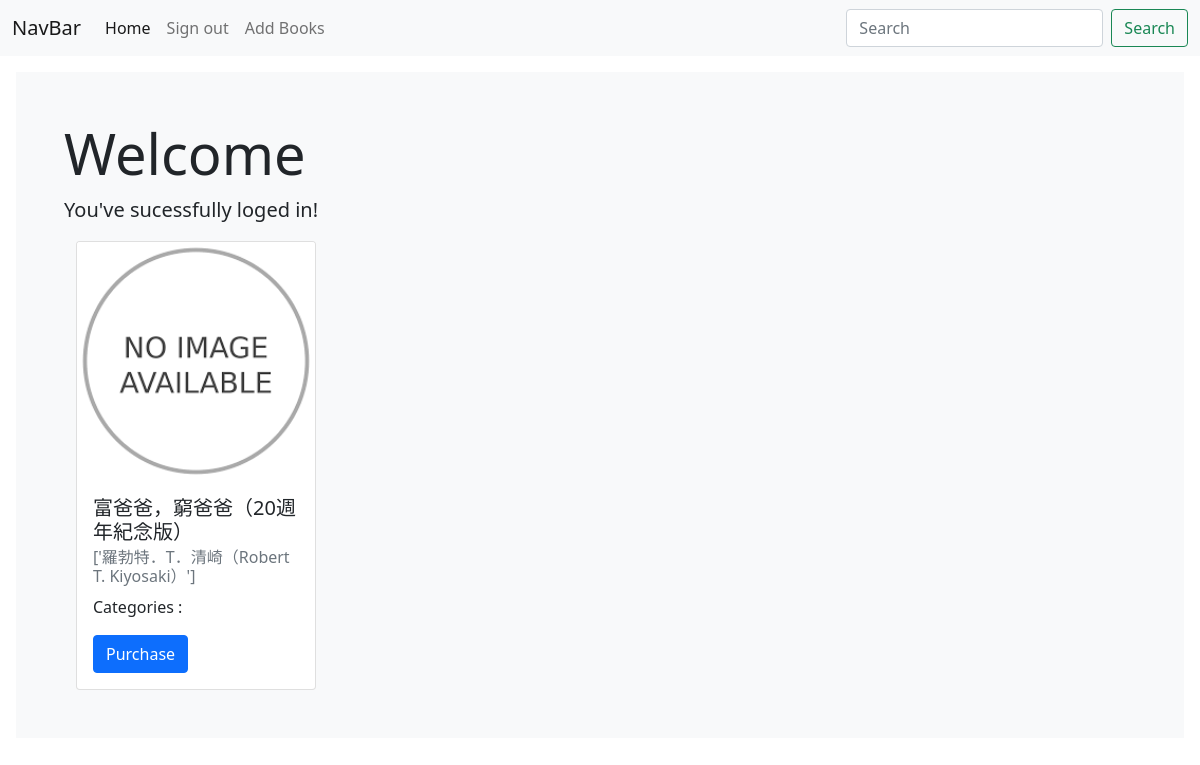
Before: /users/Welcome (signed in) with the older database file.
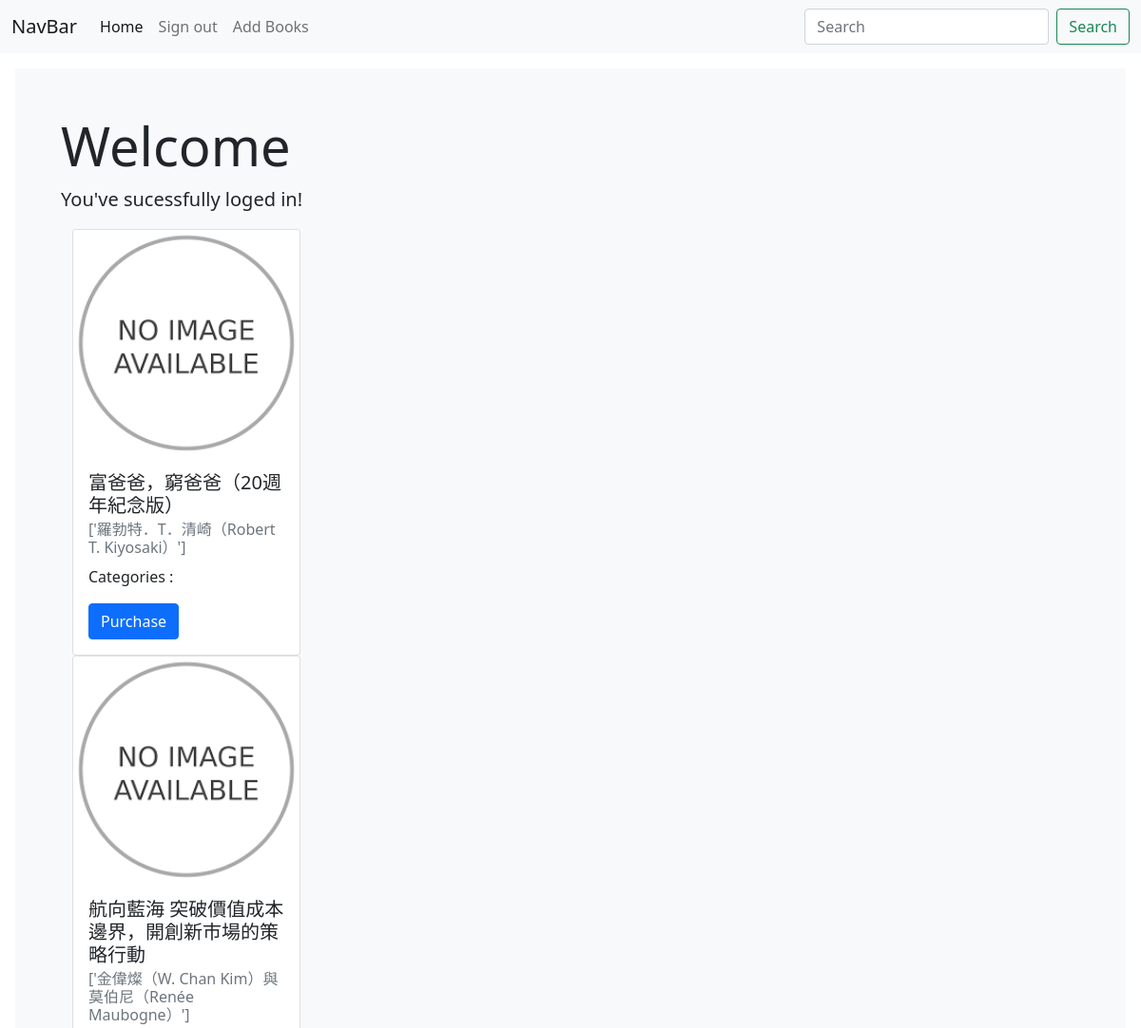
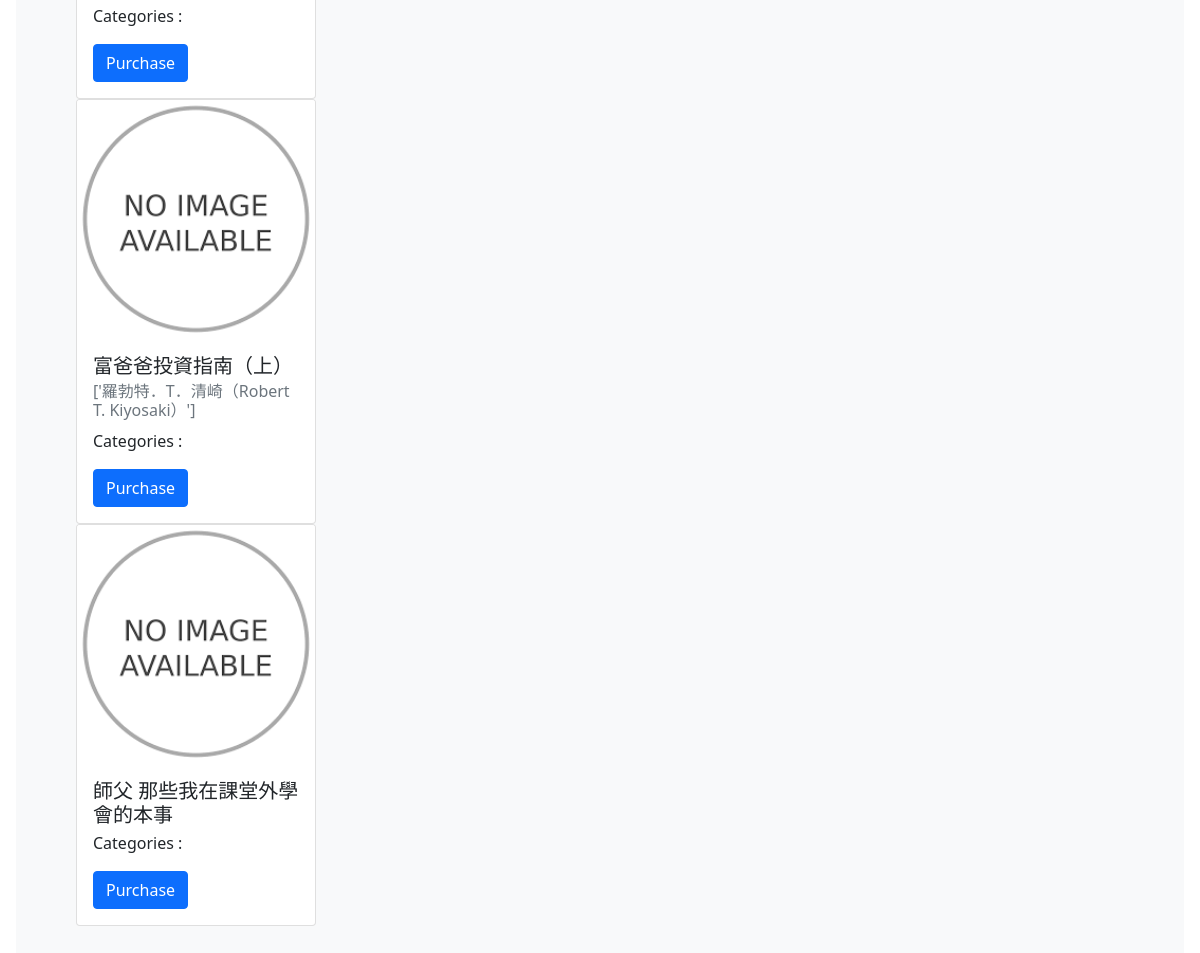
After: the same page with the newer database file (2 pictures, top to bottom).
### lib_project/models.py (models this page shows, shortened)
class Books(db.Model):
    __tablename__ = 'books'
    B_id = db.Column(db.Integer, primary_key = True)
    ISBN_10 = db.Column(db.Integer)
    ISBN_13 = db.Column(db.Integer)
    title = db.Column(db.Text)
    img_url = db.Column(db.Text)
    authors = db.Column(db.Text)
    purchase_url = db.Column(db.Text)
    published_date = db.Column(db.Text)
    created_time = db.Column(db.DateTime, default=datetime.now, nullable=False)
    users_owned = db.relationship("Owned_Books",backref='books')

### lib_project/users/views.py (the view)
@users_blueprints.route('/Welcome', methods=['GET','POST'])
@login_required
def user_page():
    U_id = session['user_U_id']
    user = Users.query.filter_by(U_id=U_id).first()
    owned_books_id = user.get_books()
    owned_books = Books.query.filter(
        Books.B_id.in_(owned_books_id)
    )
    owned_books = [vars(b) for b in owned_books]
    return render_template('user_page.html', owned_books = owned_books)

### lib_project/models.py (called while the page is built)
@login_manager.user_loader
def load_user(user_id):
    return Users.query.get(user_id)

    def get_books(self):
        books = []
        for book in self.owned_books:
            books.append(book.B_id)
        return books

### lib_project/users/templates/users/user_page.html
{% extends "base.html" %}
{% block content %}
<div class="bg-light p-5 rounded-lg m-3">
    <h1 class="display-4">Welcome</h1>
    <p class="lead">You've sucessfully loged in!</p>
    <div class="container">
        <div class="row row-cols-3" style=" display: flex; flex-wrap: wrap;">
            {% for book in owned_books %}
            <div class="col">
                <div class="card " style="width: 20vw;">
                    <img src="{{book['img_url']}}" class="card-img-top" alt="Image not found" onerror="this.onerror=null;this.src='imageNotFound.png';" style=" width: 100%;  height: auto; object-fit: cover;">
                    <div class="card-body">
                    <h5 class="card-title">{{book['title']}}</h5>
                    <h6 class="card-subtitle mb-2 text-muted">{{book['authors']}}</h6>
                    <p class="card-text">Categories : {{book['categories']}}</p>
                    <div class="row">
                        <div class="col">
                            <a href="{{book['purchase_link']}}" class="btn btn-primary">Purchase </a>
                        </div>
                    </div>
                </div>
            </div>
            {% endfor %}
        </div>
    </div>
</div>
{% endblock %}

### lib_project/templates/base.html (shortened to what this page needs)
<!DOCTYPE html>
<html lang="en">
<head>
    <link href="https://cdn.jsdelivr.net/npm/bootstrap@5.0.0-beta3/dist/css/bootstrap.min.css" rel="stylesheet">
</head>
<body>
    <nav class="navbar navbar-expand-lg navbar-light bg-light">
        <div class="container-fluid">
          <a class="navbar-brand" href="{{url_for('index') }}">
            NavBar
          </a>
          <div class="collapse navbar-collapse" id="navbarSupportedContent">
            <ul class="navbar-nav me-auto mb-2 mb-lg-0">
              {% if current_user.is_authenticated %}
              <li class="nav-item">
                <a class="nav-link active" aria-current="page" href="{{url_for('users.user_page') }}">Home</a>
              </li>
              <li class="nav-item">
                <a class="nav-link" href="{{url_for('users.logout') }}">Sign out</a>
              </li>
              <li class="nav-item">
                <a class="nav-link" href="{{url_for('books.search_books') }}">Add Books</a>
              </li>
              {% endif %}
            </ul>
            <form class="d-flex">
              <input class="form-control me-2" type="search" placeholder="Search" aria-label="Search">
              <button class="btn btn-outline-success" type="submit">Search</button>
            </form>
          </div>
        </div>
    </nav>
  {% block content %}
  {% endblock %}
</body>
</html>

Changed rows visible on the page:
added Books: title "航向藍海 突破價值成本邊界，開創新市場的策略行動", authors "['金偉燦（W. Chan Kim）與莫伯尼（Renée Maubogne）']"
added Books: title "富爸爸投資指南（上）", authors "['羅勃特．T．清崎（Robert T. Kiyosaki）']"
added Books: title "師父 那些我在課堂外學會的本事"
